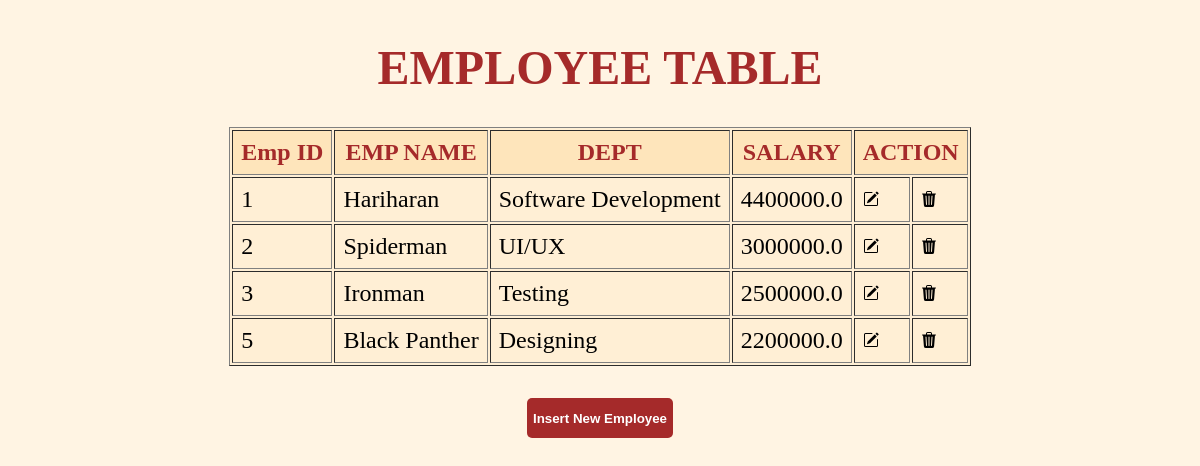
The page / on the database its author committed.
### App1/models.py (models this page shows)
class Employee(models.Model):
    empid = models.IntegerField()
    empname = models.CharField(max_length=20)
    dept = models.CharField(max_length=20)
    salary = models.FloatField()

### App1/views.py (the view)
# urls.py: path('',views.employee,name='listemp'),
def employee(request):
    emp=Employee.objects.all()
    return render(request,'Employee.html',{'employees':emp})

### App1/templates/Employee.html (shortened to what this page needs)
<!DOCTYPE html>
<html lang="en">
<head>
    {% load static %}
</head>
<body>
    <h1>EMPLOYEE TABLE</h1>
    <table border="1">
        <tr>
            <th>Emp ID</th>
            <th>EMP NAME</th>
            <th>DEPT</th>
            <th>SALARY</th>
            <th colspan="2">ACTION</th>
        </tr>
        {% for employee in employees %}
        <tr>
        <td>{{employee.empid}}</td>
        <td>{{employee.empname}}</td>
        <td>{{employee.dept}}</td>
        <td>{{employee.salary}}</td>
        <td><a href="edit/{{employee.id}}"><img src="{% static 'images/pencil-square.svg'%}" alt=""></a></td>
        <td><a href="delete/{{employee.id}}"><img src="{% static 'images/trash3-fill.svg'%}" alt=""></a></td>
        </tr>
        {% endfor %}
    </table>
    <form action="{% url 'insert'%}" method="get">
        <button type="submit">Insert New Employee</button>
    </form>
</body>
</html>

### App1/templates/Employee.html (style rules this page uses)
body { display: flex; flex-direction: column; align-items: center; justify-content: space-between; background-color: hsla(37, 100%, 92%, 0.668); font-size: 1.5rem; }
table { background-color: papayawhip; }
th { background-color: rgb(254, 229, 187); }
td,th { padding: .5rem; }
h1,th { color: brown; }
button { background-color: brown; color: white; height: 2.5rem; margin: 2rem; border-radius: 5px; cursor:pointer; border: none; font-weight: bold; }

### rows shown on the page
Employee: empid "1", empname "Hariharan", dept "Software Development", salary "4400000.0"
Employee: empid "2", empname "Spiderman", dept "UI/UX", salary "3000000.0"
Employee: empid "3", empname "Ironman", dept "Testing", salary "2500000.0"
Employee: empid "5", empname "Black Panther", dept "Designing", salary "2200000.0"
